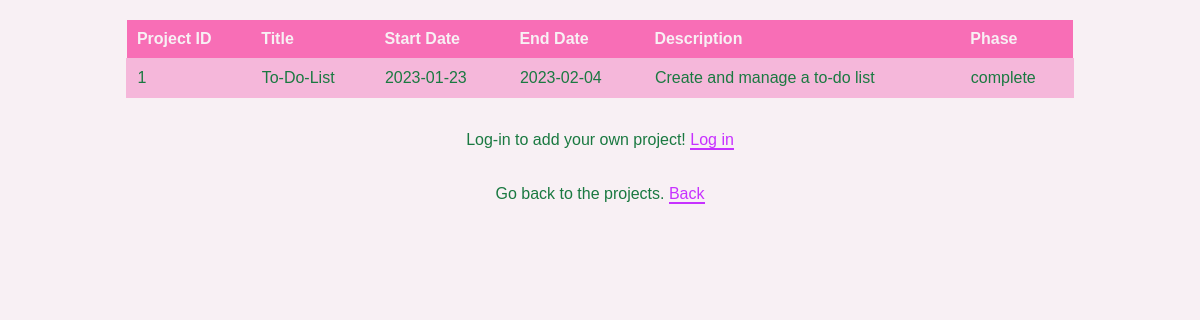
The page /more-details.php?pid=1 on the database its author committed.
### tables this page shows
CREATE TABLE `projects` (
  `pid` int UNSIGNED NOT NULL,
  `title` varchar(100) NOT NULL,
  `start_date` date DEFAULT NULL,
  `end_date` date DEFAULT NULL,
  `phase` enum('design','development','testing','deployment','complete') DEFAULT NULL,
  `description` varchar(500) DEFAULT NULL,
  `uid` int UNSIGNED NOT NULL
);

### more-details.php (the view, shortened to what this page needs)
<?php
require_once('connectdb.php');
$pid = $_GET['pid'];
    $query = "SELECT * FROM projects WHERE pid = $pid";
    $rows=$db->query($query);
    ?>
      <table cellspacing="0"  cellpadding="5" id="projectTable" >
        <tr><th align='left'><b>Project ID</b></th>
	      <th align='left'><b>Title</b></th>
        <th align='left'><b>Start Date</b></th >
        <th align='left'><b>End Date</b></th>
        <th align='left'><b>Description</b></th >
        <th align='left'><b>Phase</b></th ></tr>
    <?php
    while ($row = ($rows)->fetch() ) {
      echo  "<tr><td align='left'>" . $row['pid'] . "</td>";
      echo  "<td align='left'>" . $row['title'] . "</td>";
      echo  "<td align='left'>" . $row['start_date'] . "</td>";
      echo  "<td align='left'>" . $row['end_date'] . "</td>";
      echo "<td align='left'>". $row['description'] . "</td>";
      echo  "<td align='left'>" . $row['phase'] . "</td></tr>\n";
    }
    echo '</table>';
?>
<link rel="stylesheet" href="style.css">
<p>Log-in to add your own project! <a href="login.php">Log in</a></p>
<p>Go back to the projects. <a href="index.php">Back</a>  </p>

### style.css (style rules this page uses)
#projectTable { border-collapse: collapse; width: 80%; margin: 20px auto; }
#projectTable th { font-weight: bold; background-color: #f86eb6; color: f8f0f4; padding: 10px; text-align: left; }
#projectTable td { padding: 10px; border: 1px solid #f5b7da; }
#projectTable tr:nth-child(even) { background-color: #f5b7da; color: 1a7941; }
p { margin: 10px 0; text-align: center; line-height: 1.5; padding: 10px; color: #1a7941; }
p a { color: #c731ff; text-decoration: none; border-bottom: 2px solid #c731ff; }

### rows shown on the page
projects: pid "1", title "To-Do-List", start_date "2023-01-23", end_date "2023-02-04", description "Create and manage a to-do list", phase "complete"
